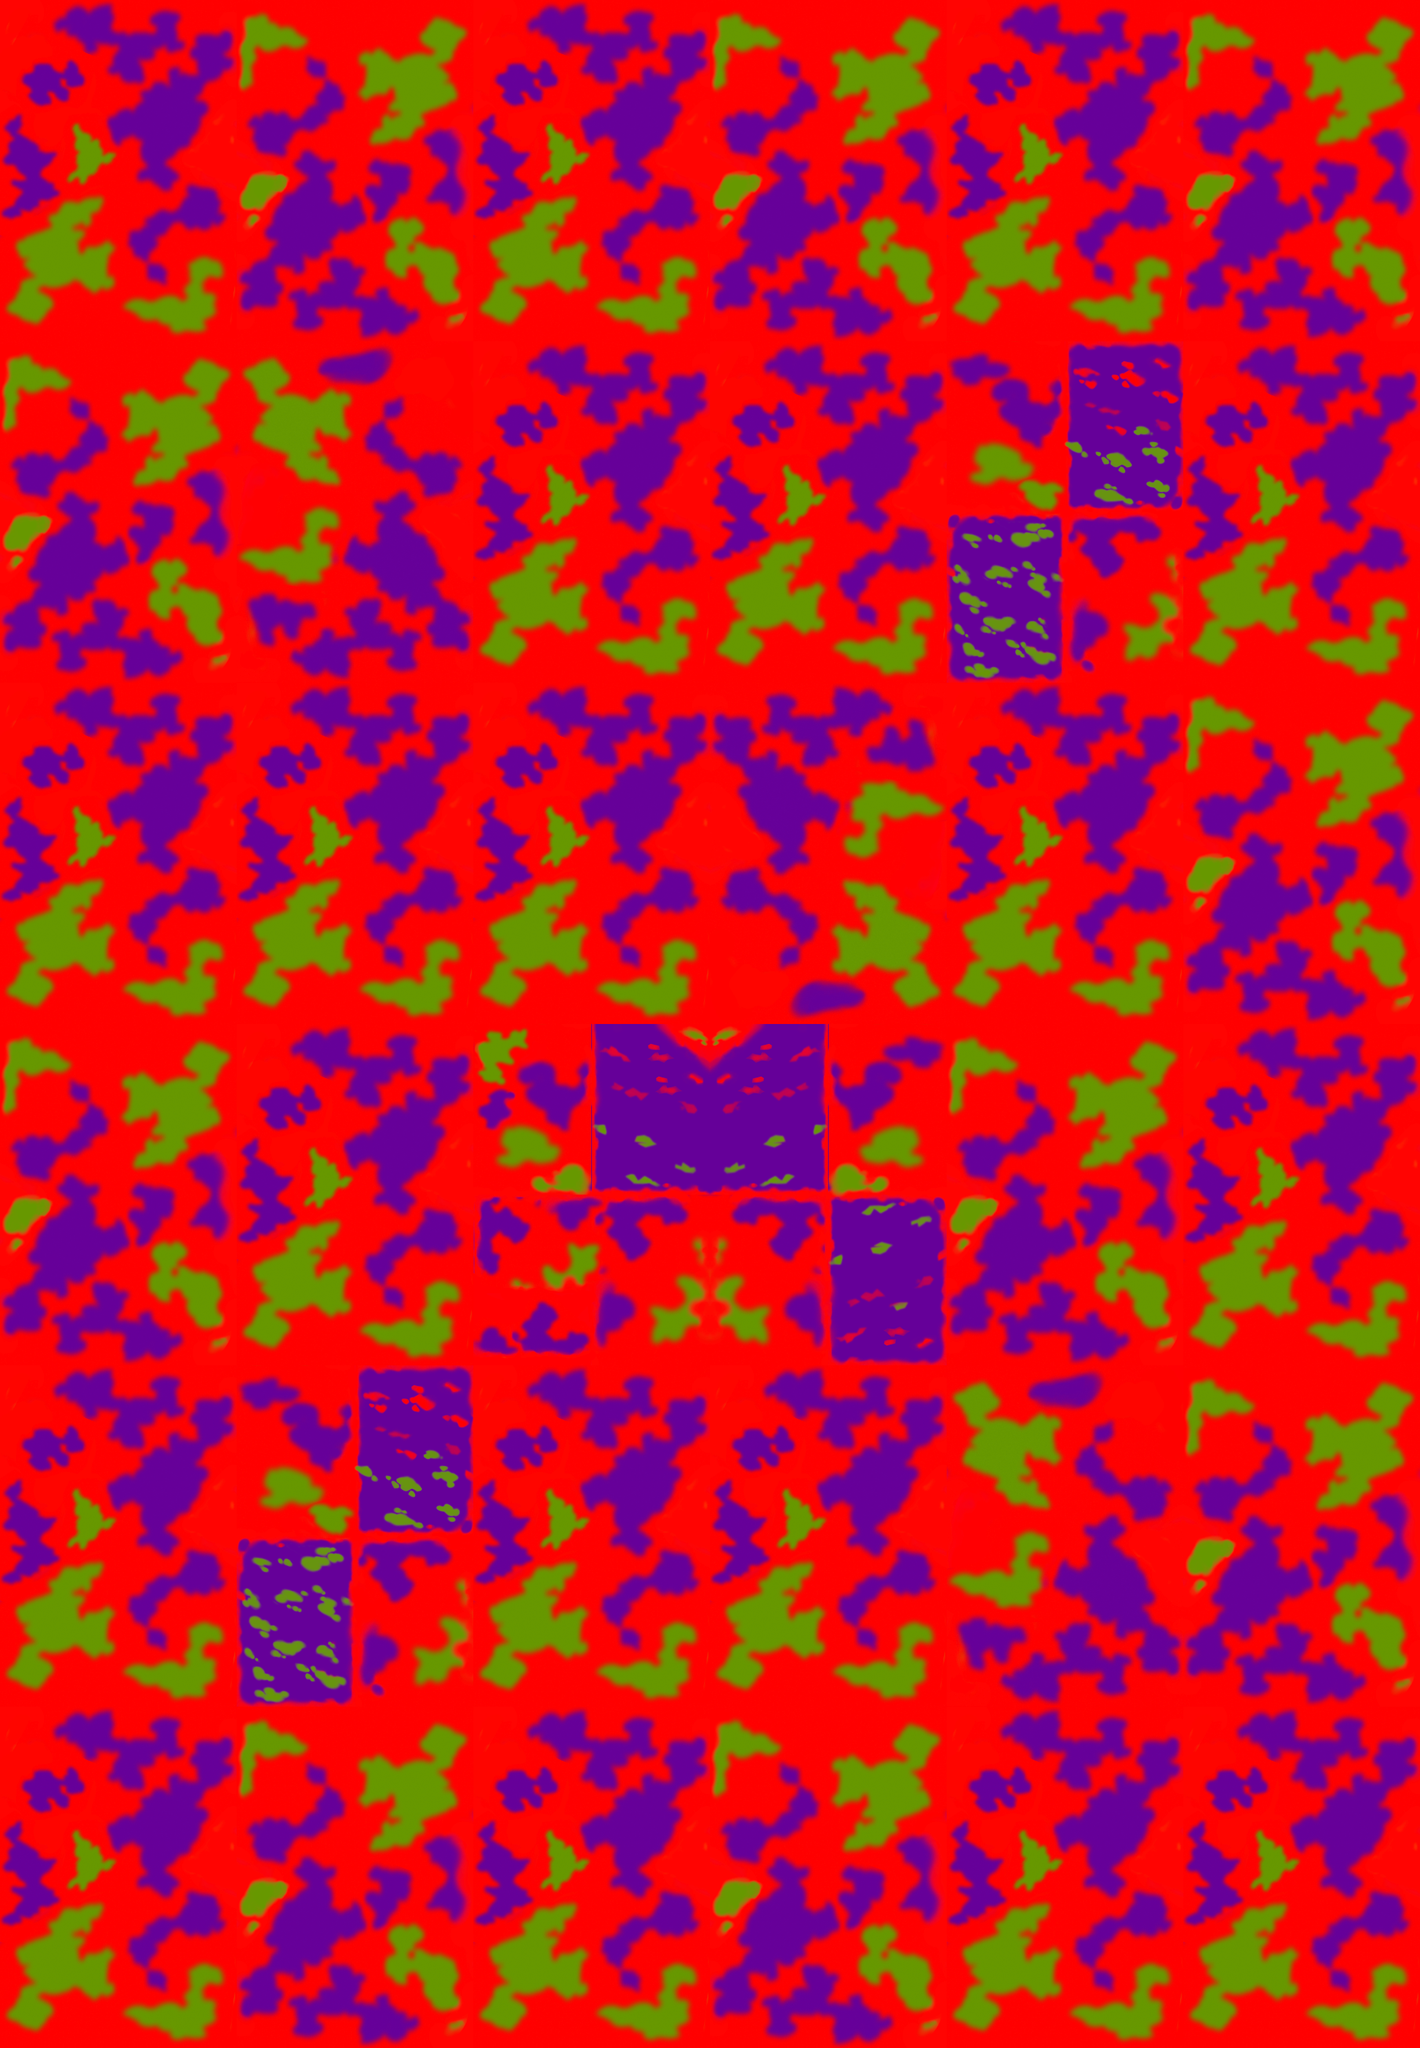

This game map was drawn from its Tiled (.tmx) file and the tilesets committed beside it. A one-line description and the full map source follow:
An orthogonal 6x6 tile map with 355x512 px tiles, 1 tile layer (图块层 1), 1 hidden layer not drawn, 17 tilesets.

<map version="1.5" tiledversion="1.6.0" orientation="orthogonal" renderorder="right-down" width="6" height="6" tilewidth="355" tileheight="512" infinite="0" nextlayerid="3" nextobjectid="1">
 <tileset firstgid="1" name="CT_04" tilewidth="512" tileheight="512" tilecount="1" columns="1">
  <image source="terrains/Controltexture_04.png" width="512" height="512" />
 </tileset>
 <tileset firstgid="2" name="CT_01" tilewidth="512" tileheight="512" tilecount="1" columns="1">
  <image source="terrains/Controltexture_01.png" width="512" height="512" />
 </tileset>
 <tileset firstgid="3" name="CT_02" tilewidth="512" tileheight="512" tilecount="1" columns="1">
  <image source="terrains/Controltexture_02.png" width="512" height="512" />
 </tileset>
 <tileset firstgid="4" name="CT_03" tilewidth="512" tileheight="512" tilecount="1" columns="1">
  <image source="terrains/Controltexture_03.png" width="512" height="512" />
 </tileset>
 <tileset firstgid="5" name="CT_05" tilewidth="512" tileheight="512" tilecount="1" columns="1">
  <image source="terrains/Controltexture_05.png" width="512" height="512" />
 </tileset>
 <tileset firstgid="6" name="CT_06" tilewidth="355" tileheight="512" tilecount="1" columns="1">
  <grid orientation="orthogonal" width="512" height="512" />
  <image source="terrains/Controltexture_06.png" width="355" height="512" />
 </tileset>
 <tileset firstgid="7" name="CT_07" tilewidth="355" tileheight="512" tilecount="1" columns="1">
  <grid orientation="orthogonal" width="512" height="512" />
  <image source="terrains/Controltexture_07.png" width="355" height="512" />
 </tileset>
 <tileset firstgid="8" name="CT_08" tilewidth="355" tileheight="512" tilecount="1" columns="1">
  <grid orientation="orthogonal" width="512" height="512" />
  <image source="terrains/Controltexture_08.png" width="355" height="512" />
 </tileset>
 <tileset firstgid="9" name="CT_09" tilewidth="355" tileheight="512" tilecount="1" columns="1">
  <grid orientation="orthogonal" width="337" height="512" />
  <image source="terrains/Controltexture_09.png" width="355" height="512" />
 </tileset>
 <tileset firstgid="10" name="CT_06_1" tilewidth="355" tileheight="512" tilecount="1" columns="1">
  <image source="terrains/Controltexture_06_1.png" width="355" height="512" />
 </tileset>
 <tileset firstgid="11" name="CT_07_1" tilewidth="355" tileheight="512" tilecount="1" columns="1">
  <image source="terrains/Controltexture_07_1.png" width="355" height="512" />
 </tileset>
 <tileset firstgid="12" name="CT_08_1" tilewidth="355" tileheight="512" tilecount="1" columns="1">
  <image source="terrains/Controltexture_08_1.png" width="355" height="512" />
 </tileset>
 <tileset firstgid="13" name="CT_09_1" tilewidth="355" tileheight="512" tilecount="1" columns="1">
  <image source="terrains/Controltexture_09_1.png" width="355" height="512" />
 </tileset>
 <tileset firstgid="14" name="CT_10" tilewidth="355" tileheight="512" tilecount="1" columns="1">
  <image source="terrains/Controltexture_10.png" width="355" height="512" />
 </tileset>
 <tileset firstgid="15" name="CT_10_1" tilewidth="355" tileheight="512" tilecount="1" columns="1">
  <image source="terrains/Controltexture_10_1.png" width="355" height="512" />
 </tileset>
 <tileset firstgid="16" name="CT_11" tilewidth="355" tileheight="512" tilecount="1" columns="1">
  <image source="terrains/Controltexture_11.png" width="355" height="512" />
 </tileset>
 <tileset firstgid="17" name="CT_11_1" tilewidth="355" tileheight="512" tilecount="1" columns="1">
  <image source="terrains/Controltexture_11_1.png" width="355" height="512" />
 </tileset>
 <layer id="1" name="图块层 1" width="6" height="6">
  <data encoding="csv">
9,13,9,13,9,13,
13,6,9,9,10,9,
9,9,7,8,9,13,
13,9,12,11,13,9,
9,10,9,9,6,13,
9,13,9,13,9,9
</data>
 </layer>
 <imagelayer id="2" name="Image Layer 1" visible="0">
  <image source="terrains/8C_b.png" width="2692" height="3901" />
 </imagelayer>
</map>
